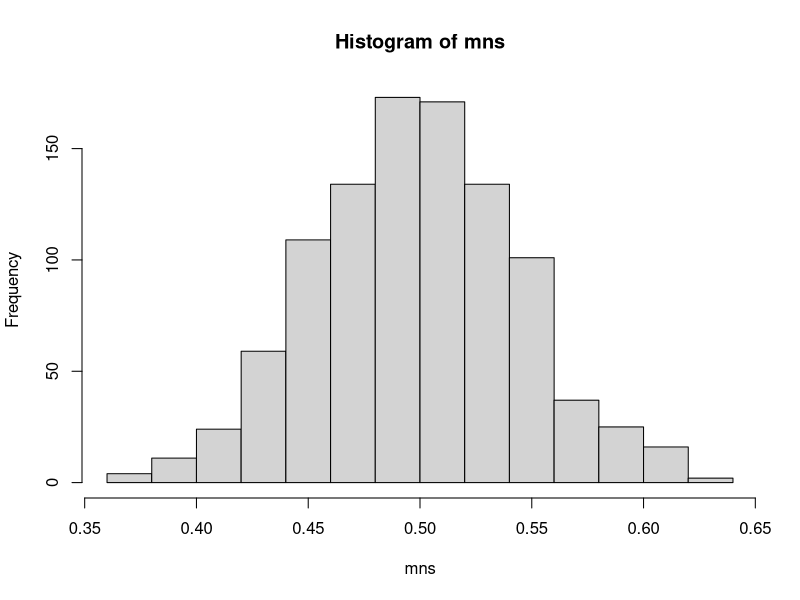
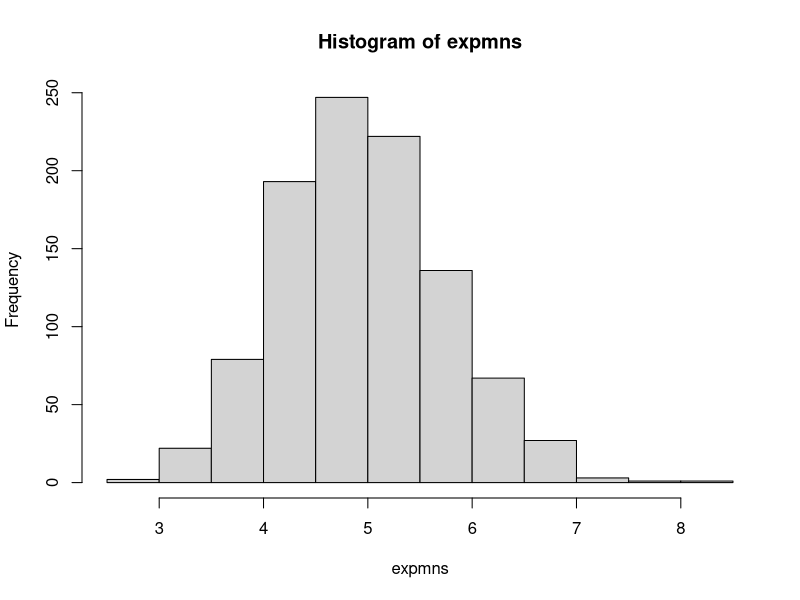
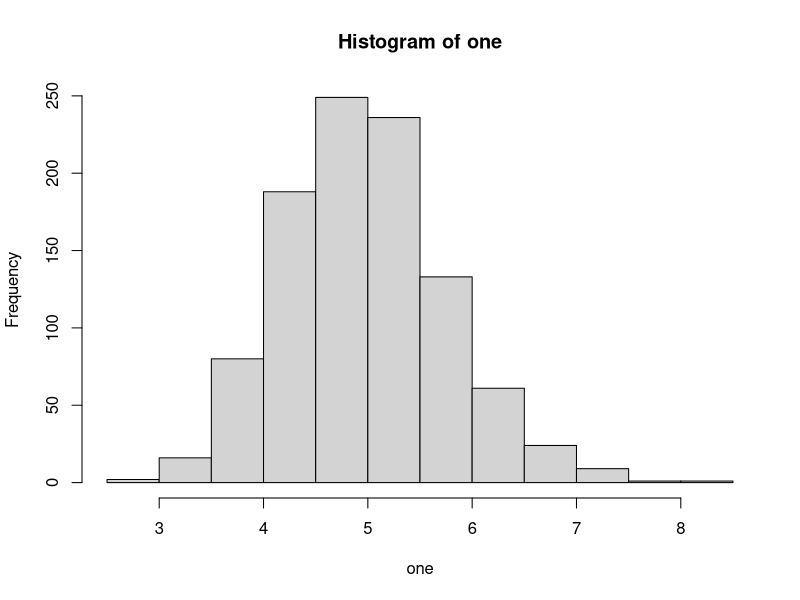
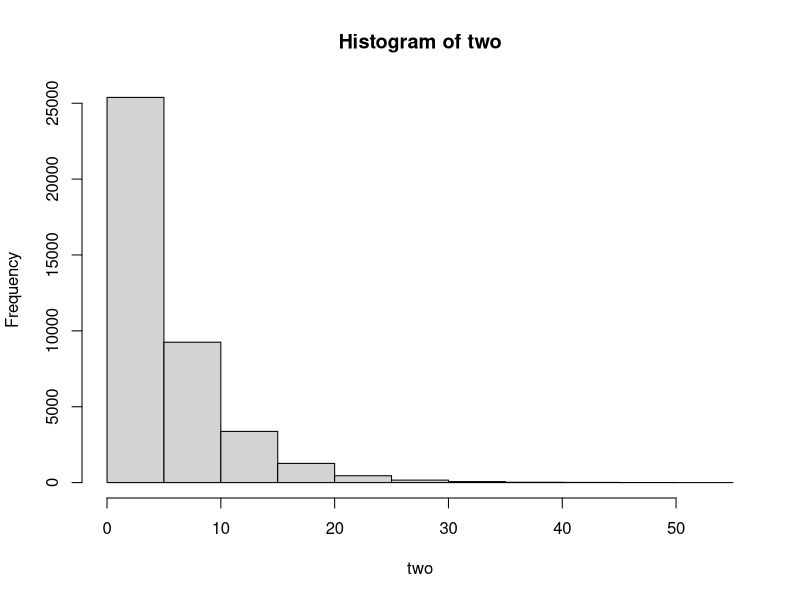

The R script that drew these images, in order: (Note: this script raises an error after producing the figures.)
mns = NULL
for (i in 1 : 1000) mns = c(mns, mean(runif(40)))
mns
hist(mns)


expmns = NULL
rexp(40,0.2)
for (i in 1 : 1000) expmns = c(expmns, mean(rexp(40,0.2)))
expmns
hist(expmns)

one<-NULL
for (i in 1 : 1000) one = c(one, mean(rexp(40,0.2)))

two<-NULL
for (i in 1 : 1000) two = c(two, rexp(40,0.2))

hist(one)
hist(two)
g <- ggplot(as.data.frame(two), aes(x = two))
g <- g + geom_histogram(fill = "salmon", aes(y = ..density..), colour = "black") 
g <- g  + geom_vline(xintercept = mean(two), colour = "blue")
g <- g + geom_density(size = 2)

g

g <- ggplot(as.data.frame(expmns), aes(x = expmns))
g <- g + geom_histogram(fill = "salmon", aes(y = ..density..), colour = "black") 
g <- g + geom_vline(xintercept = 5, colour="red")+ geom_vline(xintercept = mean(expmns), colour = "blue")
g <- g + geom_density(size = 2)

g

mean(expmns)
var(expmns)

n<- 1000
means <-cumsum(rexp(n,0.2))/(1:n)
library(ggplot2)
g <- ggplot(data.frame(x = 1:n, y = means), aes(x = x, y = y)) 
g <- g + geom_hline(yintercept = 0) + geom_line(size = 2)
g <- g + labs(x = "Number of obs", y = "Cumulative mean")
g

varience<- 25
mean<-5

grid<-NULL
for (i in 1 : 1000) grid = c(grid, (mean(rexp(40,0.2))-mean)/sqrt(varience/40))

ggplot(grid)+geom_histogram()

g <- ggplot(data.frame(x = 1:n, y = grid), aes(x = x, y = y)) 
g <- g + geom_hline(yintercept = 0) + geom_line(size = 2)
g <- g + labs(x = "Number of obs", y = "Cumulative mean")
g

g <- ggplot(as.data.frame(grid), aes(x = grid))
g <- g + geom_histogram(fill = "salmon",
                        binwidth=1, aes(y = ..density..), colour = "black") 
g <- g + geom_density(size = 2)
g <- g + geom_vline(xintercept = mu, size = 2)
g

mean(rexp(40,0.2)) - 5


f<-ToothGrowth

t.test( f$len[31:60],f$len[1:30],paired = F)
t.test(f$len ~ supp, paired = F, var.equal=F, data=as.data.frame(f))

mean(f$len) + c(-1,1) * qnorm(0.975) * sd(f$len)/sqrt(length(f$len)) 
mean(f$len)
library(ggplot2)
ggplot(f,aes(supp,len))+facet_grid(.~dose)+geom_boxplot(aes(fill = supp))
qplot(supp,len,data=f, facets=~dose, main="Tooth growth of guinea pigs by supplement type and dosage (mg)",xlab="Supplement type", ylab="Tooth length") + geom_boxplot(aes(fill = supp))


OJData<- f[f$supp=="OJ",]
VCData<- f[f$supp=="VC",]
t.test(OJData$len , VCData$len, alternative = "greater", paired = FALSE, conf.level = 0.95)
f[f$supp=="OJ",]


OJData<- f[f$dose==0.5,]
VCData<- f[f$dose==2,,]
t.test(VCData$len , OJData$len, alternative = "greater", paired = FALSE, conf.level = 0.95)
f[f$supp=="OJ",]





